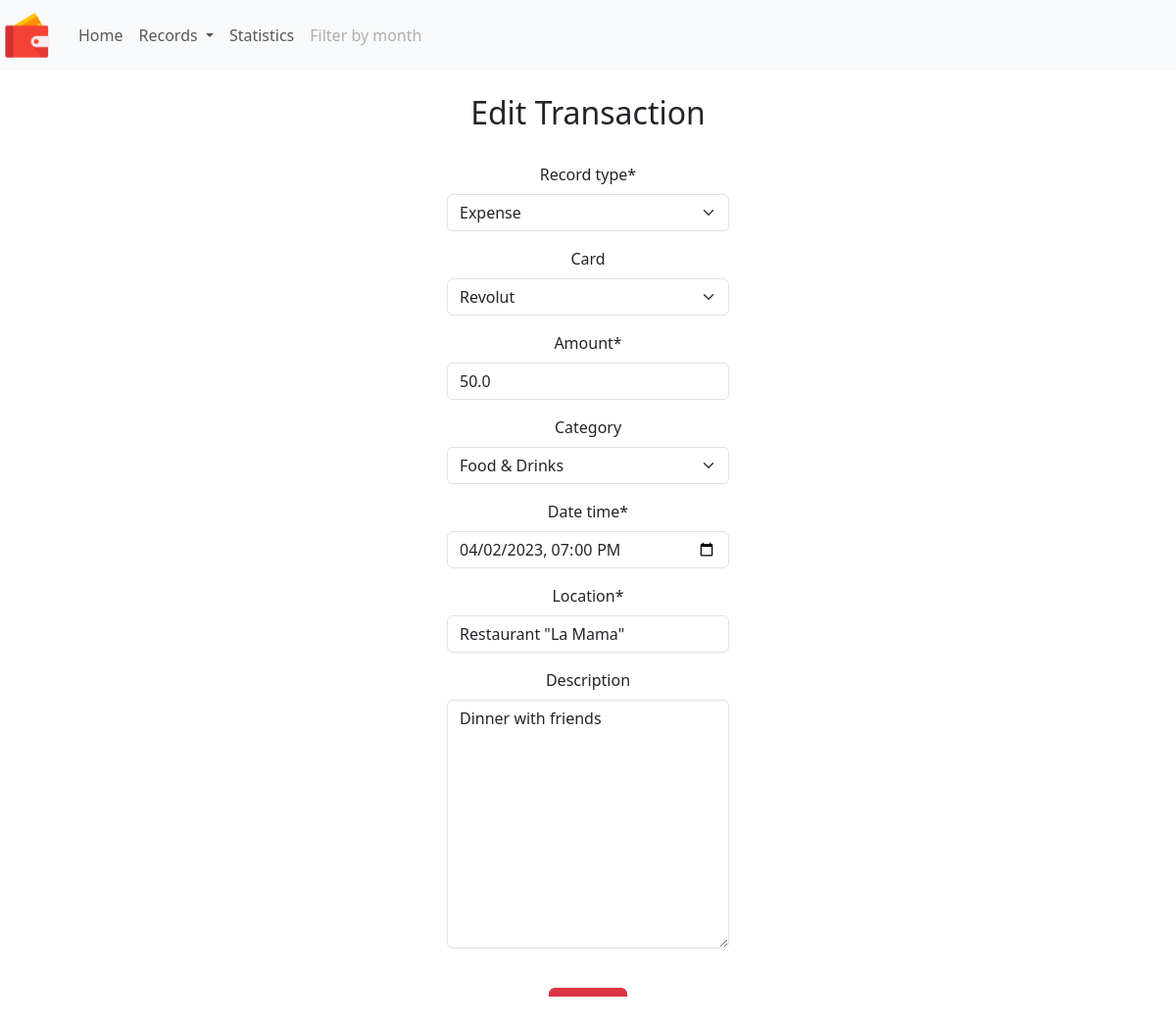
The page /edit_spending/31 on the database its author committed.
### finances/models.py (models this page shows, shortened)
class Spending(models.Model):
    record_type = models.CharField(max_length=7, choices=RECORD_TYPE, default='other')
    paid_with = models.ForeignKey(BankAccount, blank=True, null=True, verbose_name='Card', on_delete=models.CASCADE)
    amount = models.FloatField(validators=[MinValueValidator(Decimal('0.01'))])
    category = models.ForeignKey(Category, blank=True, null=True, on_delete=models.CASCADE)
    date_time = models.DateTimeField()
    location = models.CharField(max_length=25,
                                validators=[RegexValidator('[+-/%@!(){}]', inverse_match=True)]
                                )
    description = models.TextField(max_length=300, blank=True,
                                   validators=[RegexValidator('[+-/%@!()"{}]', inverse_match=True)]
                                   )

### finances/views.py (the view, shortened to what this page needs)
# urls.py: path('edit_spending/<int:id>', views.edit_spending, name='edit-spending'),
def edit_spending(request, id):
    post = get_object_or_404(Spending, id=id)
    if request.method == 'GET':
        context = {'form': SpendingForm(instance=post), 'id': id}
        return render(request, 'finances/add_spending.html', context)

### finances/forms.py
class SpendingForm(ModelForm):
    class Meta:
        model = Spending
        fields = ('record_type', 'paid_with', 'amount', 'category', 'date_time', 'location', 'description')
        widgets = {
            'date_time': forms.DateTimeInput(attrs={'type': 'datetime-local'})
        }

### finances/models.py (called while the page is built)
    def __str__(self):
        return self.name

    def __str__(self):
        return self.name

### finances/templates/finances/add_spending.html (shortened to what this page needs)
{% extends "base.html" %}
{% load crispy_forms_tags %}
{% block content %}
{% include 'includes/header.html' %}
<center>
    <br>
    <h2>{% if id %} Edit {% else %} New {% endif %} Transaction</h2>
    <br>
    {% if submitted %}
    Your spending was submitted!<br/><br/>
    <a href="{% url 'finances:add-spending' %}"><input type="button" value="Another expense"
                                                        class="btn btn-primary"></a>
    {% else %}
    <form action="" method=POST>
        <div class="col-4" style="width: 24%;">
        {{ form|crispy }}
        </div>
        <br>
        <input type="submit" value="Submit" class="btn btn-danger">
    </form>
    {% endif %}
</center>
{% endblock %}

### rows shown on the page
Spending: record_type "Expense", paid_with "Revolut", amount "50.0", category "Food & Drinks", date_time "04/02/2023 19:00", location "Restaurant \"La Mama\"", description "Dinner with friends"
